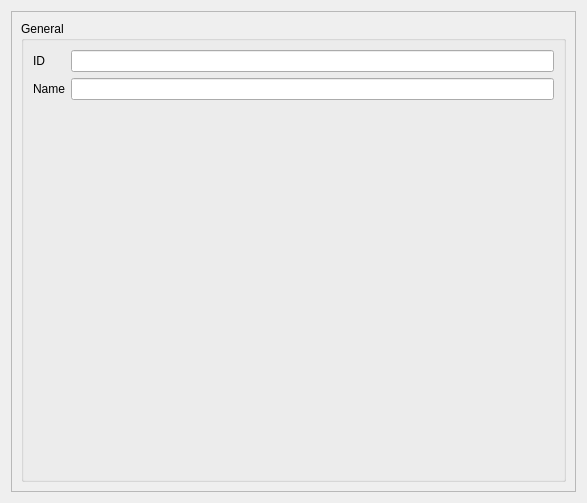
<?xml version="1.0" encoding="UTF-8"?>
<ui version="4.0">
 <class>DispositionHeadItemWidget</class>
 <widget class="QWidget" name="DispositionHeadItemWidget">
  <property name="geometry">
   <rect>
    <x>0</x>
    <y>0</y>
    <width>587</width>
    <height>503</height>
   </rect>
  </property>
  <property name="windowTitle">
   <string>Form</string>
  </property>
  <layout class="QVBoxLayout" name="verticalLayout">
   <item>
    <widget class="QScrollArea" name="scrollArea">
     <property name="widgetResizable">
      <bool>true</bool>
     </property>
     <widget class="QWidget" name="scrollAreaWidgetContents">
      <property name="geometry">
       <rect>
        <x>0</x>
        <y>0</y>
        <width>567</width>
        <height>483</height>
       </rect>
      </property>
      <layout class="QVBoxLayout" name="verticalLayout_2">
       <item>
        <widget class="QGroupBox" name="generalBox">
         <property name="title">
          <string>General</string>
         </property>
         <layout class="QFormLayout" name="formLayout">
          <item row="1" column="0">
           <widget class="QLabel" name="nameLabel">
            <property name="text">
             <string>Name</string>
            </property>
           </widget>
          </item>
          <item row="1" column="1">
           <widget class="TranslatableLineEdit" name="nameLine"/>
          </item>
          <item row="0" column="1">
           <widget class="QLineEdit" name="idLine"/>
          </item>
          <item row="0" column="0">
           <widget class="QLabel" name="idLabel">
            <property name="text">
             <string>ID</string>
            </property>
           </widget>
          </item>
         </layout>
        </widget>
       </item>
      </layout>
     </widget>
    </widget>
   </item>
  </layout>
 </widget>
 <customwidgets>
  <customwidget>
   <class>TranslatableLineEdit</class>
   <extends>QLineEdit</extends>
   <header>translatablelineedit.h</header>
  </customwidget>
 </customwidgets>
 <resources/>
 <connections/>
</ui>
